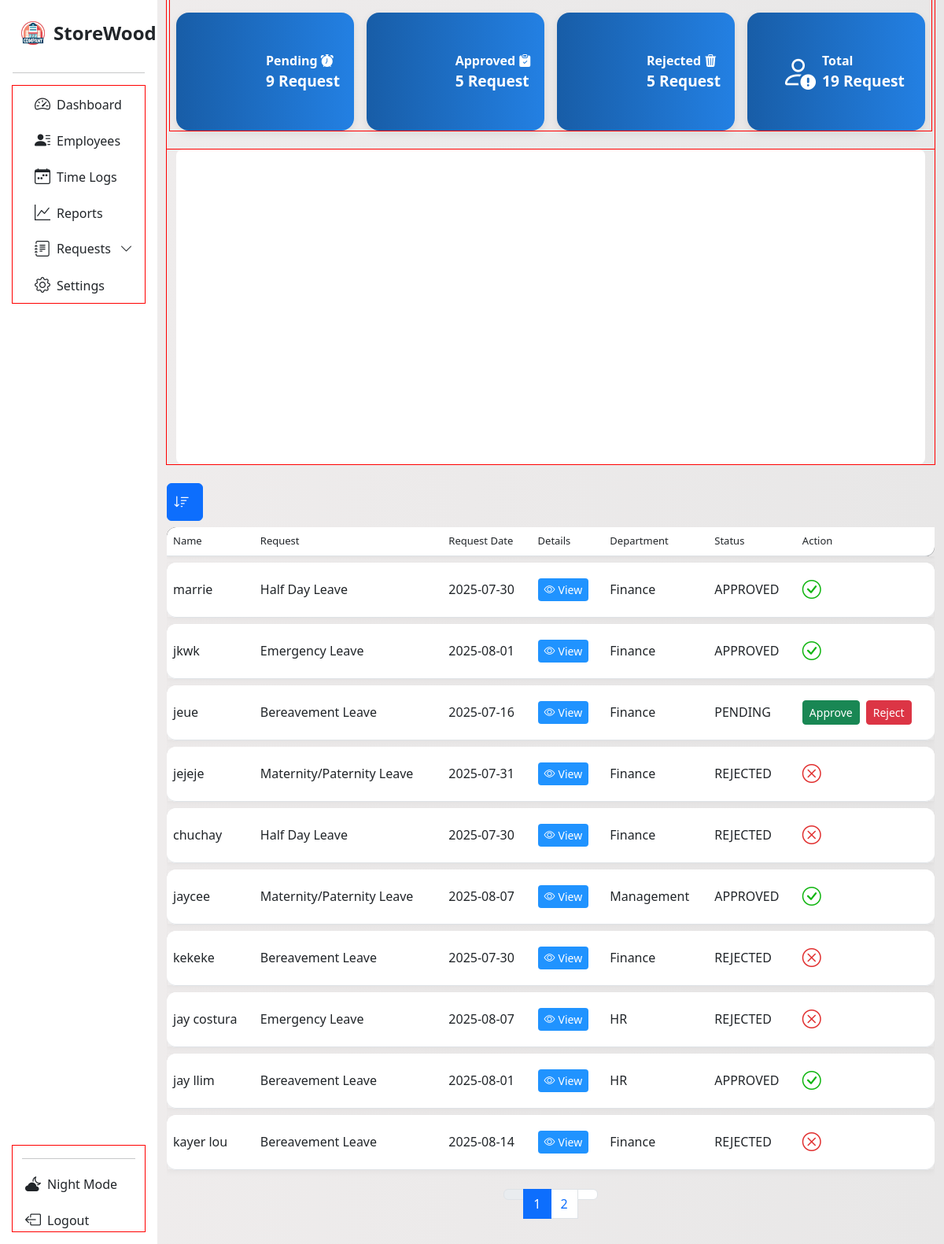
Before: /request_page with the older database file.
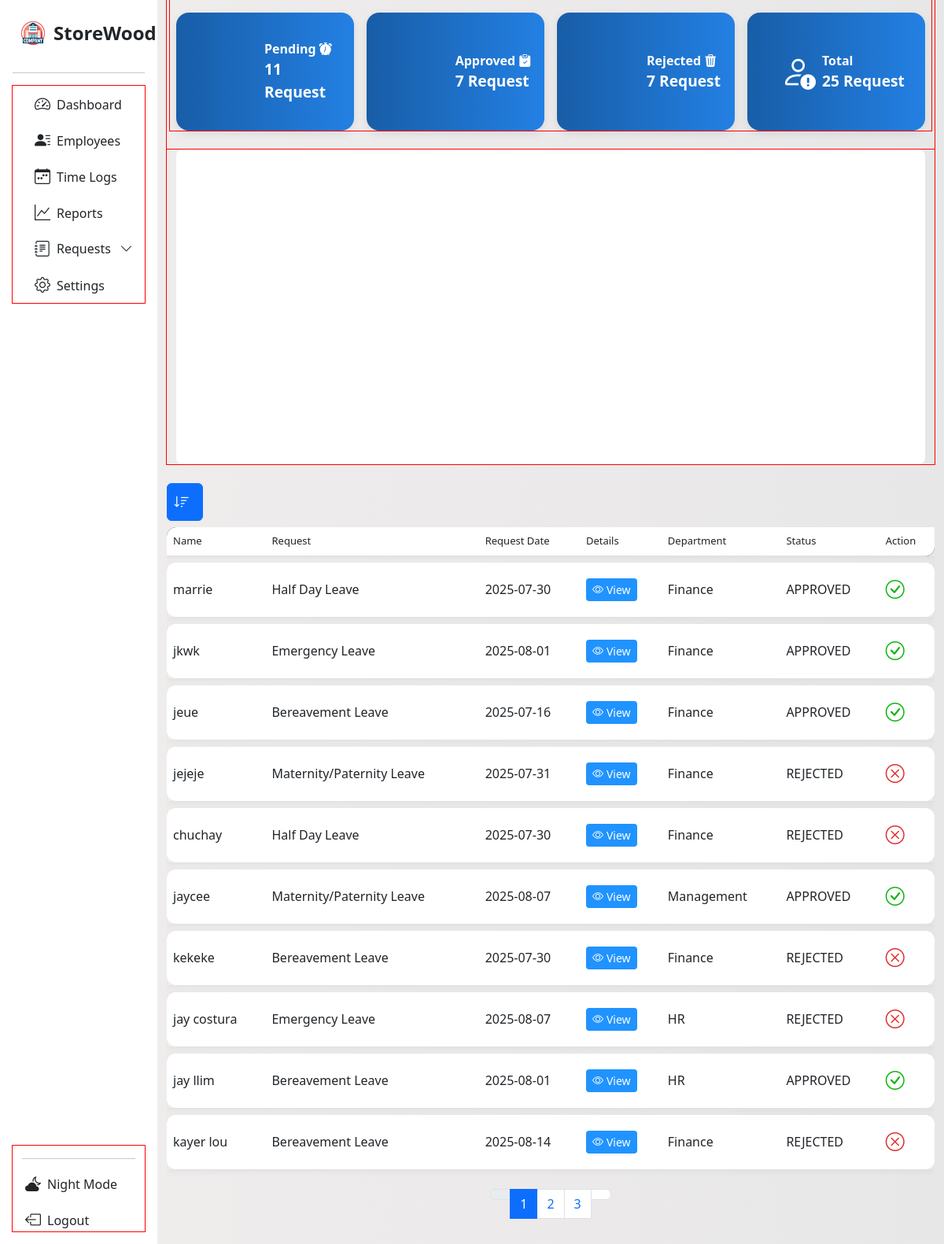
After: the same page with the newer database file.
### tables this page shows
CREATE TABLE request (
                    id INTEGER PRIMARY KEY AUTOINCREMENT,
                    request_id TEXT,
                    name TEXT,
                    request_type TEXT,
                    date TEXT,
                    details TEXT,
                    department TEXT,
                    status TEXT DEFAULT 'PENDING',
                    action TEXT, time, expiration_time, expiration_date);

### App/main.py (the view)
@app.route('/request_page', methods=['GET'])
def request_page():
    rows = []
    page = int(request.args.get('page', 1))
    per_page = 10
    offset = (page - 1) * per_page
    sort_by = request.args.get('sort_by', 'id')
    try:
        with sqlite3.connect(db.connect_request_table()) as req_con:
            df = pd.read_sql_query("SELECT * FROM request", req_con)
            if sort_by in df.columns:
                df = df.sort_values(by=sort_by, ascending=True)
            count_stats = df['status'].value_counts()
            pending = count_stats.get('PENDING', 0)
            approved = count_stats.get('APPROVED', 0)
            rejected = count_stats.get('REJECTED', 0)
            total_req = pending + approved + rejected
            record = {'pending': pending, 'approved': approved, 'rejected': rejected, 'total': total_req}
            paginated_df = df.iloc[offset:offset+per_page]
            for _, info in paginated_df.iterrows():
                row = {
                    'name': info['name'],
                    'request': info['request_type'],
                    'date': info['date'],
                    'details': info['details'],
                    'department': info['department'],
                    'status': info['status'],
                    'action': info['action'],
                    'req_id': info['request_id']
                }
                rows.append(row)
            total_rows = len(df)
            total_page = math.ceil(total_rows / per_page)
            data = get_requests_per_day()
    except sqlite3.OperationalError:
        print("We're having a trouble retrieving request page data. Please try again." )
        traceback.print_exc()
        rows = []
        record = {}
        total_page = 1
        page = 1
        data = {}
    return render_template('req_page.html', page='requests', subpage='new',
                           rows = rows, records = record, request_data = data,
                           total_pages = total_page, table_page = page)

### App/database.py (called while the page is built)
    def connect_request_table(self):
        return self.employee_leave_request

### App/main.py (called while the page is built)
def get_requests_per_day():
    data = defaultdict(int)
    with sqlite3.connect(db.connect_request_table()) as con:
        cur = con.cursor()
        cur.execute("SELECT date FROM request")
        fetch = cur.fetchall()
    for row in fetch:
        dates = row[0]
        try:
            date_object = datetime.strptime(dates, "%Y-%m-%d %H:%M:%S")
            only_date = date_object.date().isoformat()
            data[only_date] += 1
        except Exception as e:
            try:
                only_date = datetime.strptime(dates, "%Y-%m-%d").date().isoformat()
                data[only_date] += 1
            except Exception as e:
                print(f"Skipping invalid date: {dates}", e)
    chart_data = [{'x':date, 'y':count} for date, count in sorted(data.items())]
    return chart_data

### App/templates/req_page.html (shortened to what the changed rows need)
<!DOCTYPE html>
<html lang="en">
<head>
  <link rel="stylesheet" href="{{ url_for('static', filename='dash.css') }}">
  <link rel="stylesheet" href="{{ url_for('static', filename='request.css') }}">
  <link href="https://cdn.jsdelivr.net/npm/bootstrap-icons@1.11.3/font/bootstrap-icons.css" rel="stylesheet">
  <link href='https://unpkg.com/boxicons@2.1.4/css/boxicons.min.css' rel='stylesheet'>
  <link href="https://cdn.jsdelivr.net/npm/bootstrap@5.3.0/dist/css/bootstrap.min.css" rel="stylesheet">
</head>
<body>
<div class="container-fluid">
  <div class="row flex-nowrap">
<div class="main-top-var col py-3 content">
<div class="container">
  <div class="row g-3 mb-4">
    <div class="col-xl-3 col-lg-6">
      <div class="d-flex align-items-center justify-content-center text-white p-3 rounded-4 stat-box h-100">
        <div class="stat-content">
          <div class="stat-title">Pending <i class="bi bi-alarm-fill"></i></div>
          <div class="stat-value">{{ records.pending }} Request</div>
        </div>
      </div>
    </div>
    <div class="col-xl-3 col-lg-6">
      <div class="d-flex align-items-center justify-content-center text-white p-3 rounded-4 stat-box h-100">
        <div class="stat-content">
          <div class="stat-title">Approved <i class="bi bi-clipboard-check-fill"></i></div>
          <div class="stat-value">{{ records.approved }} Request</div>
        </div>
      </div>
    </div>
    <div class="col-xl-3 col-lg-6">
      <div class="d-flex align-items-center justify-content-center text-white p-3 rounded-4 stat-box h-100">
        <div class="stat-content">
          <div class="stat-title">Rejected <i class="bi bi-trash3-fill"></i></div>
          <div class="stat-value">{{ records.rejected }} Request</div>
        </div>
      </div>
    </div>
    <div class="col-xl-3 col-lg-6">
      <div class="d-flex align-items-center justify-content-center text-white p-3 rounded-4 stat-box h-100">
        <div class="flex-grow-0 ms-2">
          <div class="stat-title">Total</div>
          <div class="stat-value">{{ records.total }} Request</div>
        </div>
      </div>
    </div>
  </div>
</div>
    <div class="table-responsive">
      <table class="table display custom-table" id="myTable">
        <thead class="head bg-black">
          <tr>
            <th>Name</th>
            <th>Request</th>
            <th>Request Date</th>
            <th>Details</th>
            <th>Department</th>
            <th>Status</th>
            <th>Action</th>
          </tr>
        </thead>
          {% for row in rows %}
          <tr>
            <td>{{row['name']}}</td>
            <td>{{row['request']}}</td>
            <td>{{row['date']}}</td>
            <td>
              <a href="/read_request/{{row['req_id']}}"
                class="btn btn-info btn-sm"
                style="background-color: rgb(32, 147, 255); border: transparent;">
                <span style="color: white;" class="d-flex flex-row">
                  <i class="bi bi-eye me-1"></i> View
                </span>
              </a>
            </td>
            <td>{{row['department']}}</td>
            <td>{{row['status']}}</td>
            {%if row['status'] == 'PENDING' %}
            <td>
              <div class="d-flex flex-row gap-2">
                <form method="POST" action="/update_status">
                  <button type="submit" class="btn btn-success btn-sm">Approve</button>
                </form>
                <form method="POST" action="/update_status">
                  <button type="submit" class="btn btn-danger btn-sm">Reject</button>
                </form>
              </div>
            </td>
          {% else %}
            <td>
              <div class="d-flex flex-row gap-2">
                {% if row['status'] == 'APPROVED' %}
                  <i class="bi bi-check-circle fs-4" style="color: rgb(15, 181, 15);"></i>
                {% elif row['status'] == 'REJECTED' %}
                  <i class="bi bi-x-circle fs-4" style="color: rgb(225, 48, 48);"></i>
                {% endif %}
                </div>
            </td>
            {% endif %}
          </tr>
        {% endfor %}
      </table>
    </div>
      <div class="w-100 d-flex justify-content-center gap-1">
        <nav aria-label="Page navigation">
          <ul class="pagination">
            {% for page_num in range(1, total_pages + 1) %}
            <li class="page-item {% if page_num == table_page %}active{% endif %}">
              <a class="page-link" href="?page={{ page_num }}">{{ page_num }}</a>
            </li>
            {% endfor %}
        </ul>
      </nav>
    </div>
  </div>
</div>
</body>
</html>

Changed rows visible on the page:
changed request "jeue": status "PENDING" → "APPROVED"; no longer shows "Approve Reject"
Other visible differences:
{{ records.pending }}: "9" → "11"
{{ records.approved }}: "5" → "7"
{{ records.rejected }}: "5" → "7"
{{ records.total }}: "19" → "25"
new list line: "3"
